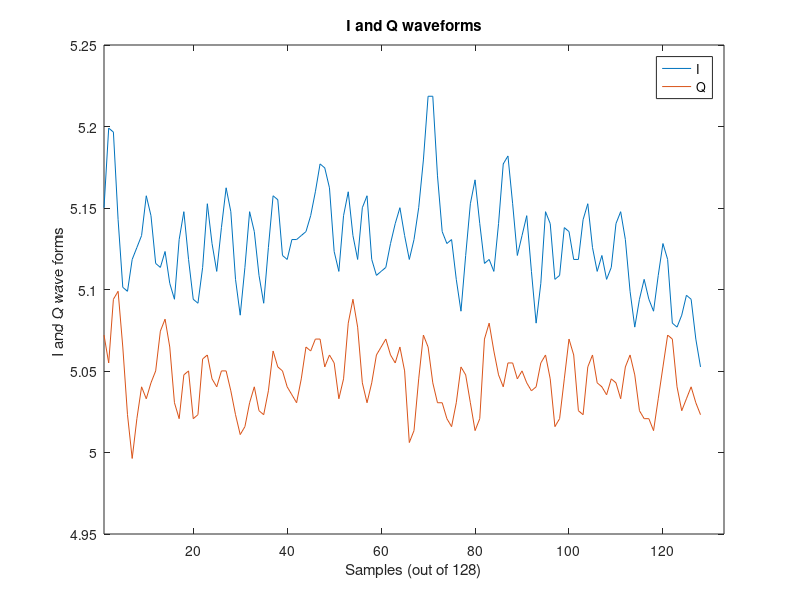

The MATLAB script that drew this image:
%%%%%%%%%%%%%%%%%%%%%%%%%%%%%%%%%%%%%%%%%%%%%%%%%%%%%%%%%%%%%%%%%%%%%%%%%%%%%%%%%%%%%%%%%%%%%%%%%%%%%%%%%%%%%%%%%%%%%%%%%%%%
% DESCRIPTION:
% Performs fft on raw I and Q radar data to compute the velocity of a target. 

% Processing is done for every frame which have a spectrum amplitude value higher than infineon's threshold are processed again
% i.e the frames for which either a target is approaching or departing
%(all the other frames are not processed by infineon so no comparison is possible)     
%%%%%%%%%%%%%%%%%%%%%%%%%%%%%%%%%%%%%%%%%%%%%%%%%%%%%%%%%%%%%%%%%%%%%%%%%%%%%%%%%%%%%%%%%%%%%%%%%%%%%%%%%%%%%%%%%%%%%%%%%%%%

clc
close all; 
clear all;

%% saved workspace data
%load towards_128samples_workspace.mat
load away_128samples_workspace.mat

%% Boards details (outputted by extract_raw_data.m) 
disp('---------------------------------------------------------------------------')
disp('Boards details (outputted by extract_raw_data.m) see param2 variable in Workspace ') 
disp('---------------------------------------------------------------------------')

%  rf_frequency_khz: 24050000 
%f0= 24.05e9 % operating frequency 
f0=23.978e9

% signal's wavelength= Speed of light (299792458) / operating frequency(f0)
%wavelength = physconst('LightSpeed')/f0
wavelength = 300000000/f0

% sampling_freq_hz: 2000
Fe=2000

%number_of_samples: 128
num_of_samples=num_of_samples


%% other constants 
% Scaling factor for signal's power
IF_scale = 10; 



%% Retrieving the raw I & Q data outputted by extract_raw_data.m 

% Chose the frame to process by referencing its index number
frame_index=21;                                              % The field index of the frame that we want to process (see fields # of the wanted frame off processed_data variable )


%To process every frame, uncomment the following 2 lines as well as the corresponding delimitimers  (end)
%for frame_index=1:length(processed_data)
%if(processed_data(frame_index).velocity_mps ~= 0)  % only the frames which have a spectrum amplitude value  higher than infineon's threshold are processed again     
   

% I and Q values of the frame to process
I=real(IQ_rawdata(frame_index).sample_data(:,1))*IF_scale;  %I raw data with a scaling factor of 10
Q= imag(IQ_rawdata(frame_index).sample_data(:,1))*IF_scale;  %Q raw data with a scaling factor of 10
%Raw complex signal = I + jQ 
signal=IQ_rawdata(frame_index).sample_data(:,1)*IF_scale;   % with *10 scaling factor


%% visualization of I and Q data
t= 1:length(I); % Form time vector 

figure(1)
plot(t, I); hold on;
plot(t,Q); hold off; 

xlim([1,num_of_samples+5]);
xlabel(['Samples (out of ',num2str(num_of_samples),')']);
ylabel('I and Q wave forms ');
legend("I", "Q") ;
title('I and Q waveforms') 

